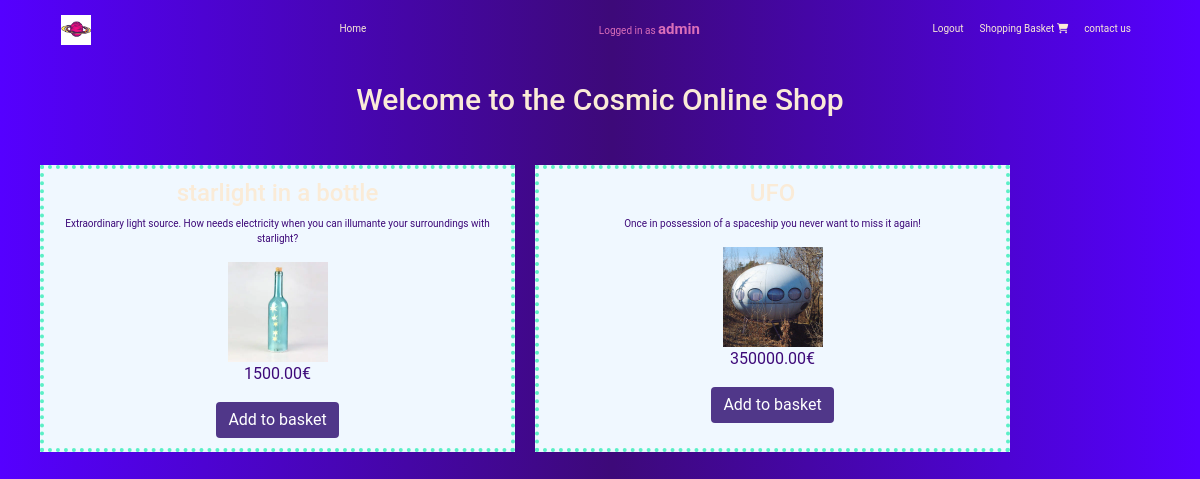
The page / (signed in) on the database its author committed.
### onlineshop/models.py (models this page shows)
class User(AbstractUser):
    pass

class Article (models.Model):
    title = models.CharField(max_length=64, null=True, blank=True)
    short_description = models.TextField(default=None, null=True, blank=True)
    description = models.TextField()
    details = models.TextField(default=None, null=True, blank=True)
    price = models.DecimalField(max_digits=64, decimal_places=2)
    image = models.ImageField(null=True, blank=True)

### onlineshop/views.py (the view)
# urls.py: path("", views.index, name="index"),
def index(request):
    return render (request, "onlineshop/index.html", {
        "articles": Article.objects.all()
    })

### onlineshop/templates/onlineshop/index.html (shortened to what this page needs)
{% extends "onlineshop/layout.html" %}
{% load static %}
{% block body %}
<div class="flex-container">
    <h1 id="welcome">Welcome to the Cosmic Online Shop</h1>
</div>
<br>
<div class="flex-container container article">
    <div class="row index">
        {% for article in articles %}
        <div class="col-lg-5 singleitem">
            <h4><a class="producttitle" href="{% url 'article_title' article.title %}">{{article.title}}</a> </h4>
            <p class="shortdescription">{{article.short_description}}</p>
            <a href="{% url 'article_title' article.title %}"><img class="productimage" src="{{article.image.url}}"
                    width="100px" height="100px"></a>
            <p class="productprice">{{article.price}}€</p>
            <button class="addbutton btn btn-primary add-btn">Add to basket
            </button>
        </div>
        {% endfor %}
    </div>
</div>
{% endblock%}

### onlineshop/templates/onlineshop/layout.html (shortened to what this page needs)
{% load static %}
<!DOCTYPE html>
<html lang="en">
<head>
    <link rel="stylesheet" href="https://stackpath.bootstrapcdn.com/bootstrap/4.4.1/css/bootstrap.min.css"
>
    <link rel="stylesheet" href="{% static 'onlineshop/styles.css' %}">
</head>
<body>
    <div class="container">
        <nav class="navbar navbar-expand-sm">
            <div class="navnavbar-header">
                <a class="navbar-brand" href="#">
                    <img src="{% static 'onlineshop/images/saturn.jpg' %}" width="30" height="30" alt="universe">
                </a>
            </div>
            <ul class="navbar-nav justify-content-left">
                <li class="nav-item">
                    <a class="nav-link" href="{% url 'index' %}">Home</a>
                </li>
            </ul>
            {% if user.is_authenticated %}
            <ul class="navbar-nav justify-content-center">
                <li class="nav-item mx-auto">
                    Logged in as <b style="font-size: 15px;">{{request.user.username}}</b>
                </li>
            </ul>
            {% endif %}
            <ul class="navbar-nav justify-content-right">
                {% if user.is_authenticated %}
                <li class="nav-item">
                    <a class="nav-link" href="{% url 'logout' %} ">Logout</a>
                </li>
                <li class="nav-item">
                    <a class="nav-link" href="{% url 'cart' %} ">Shopping Basket <i
                            class="fa-solid fa-cart-shopping"></i></a>
                </li>
                {% else %}
                <li class="nav-item">
                    <a class="nav-link" href="{% url 'login' %} ">Login</a>
                </li>
                {% endif %}
                <li class="nav-item">
                    <a class=" nav-link" href="{% url 'contact' %}">contact us</a>
                </li>
            </ul>
        </nav>
    </div>
    <br>
    {% block body %}
    {% endblock %}
</body>
</html>

### onlineshop/static/onlineshop/styles.css (style rules this page uses)
.navbar-nav { margin-left: auto; font-size: 10px; }
body { background-color: rgb(116, 110, 129); background: linear-gradient(90deg, rgba(85, 0, 255, 1) 0%, rgba(61, 9, 121, 1) 51%, rgba(85, 0, 255, 1) 100%); color: antiquewhite; font-family: 'Roboto', Courier, monospace; }
.nav-link { color: antiquewhite; list-style: none; }
.btn.btn-primary { background-color: rgb(80, 55, 137); border: none; }
#welcome { text-align: center; font-size: 30px; animation: animate, glow ease-in-out infinite alternate; animation-duration: 1s; }
.navbar-nav.justify-content-center { color: rgb(218, 110, 185); }
.container.article { padding-top: 5px; text-align: center; border-radius: none; background: none; color: antiquewhite; }
.singleitem { border: 4px dotted #5BF0C6; margin: 10px; padding-top: 10px; background-color: aliceblue; color: rgba(61, 9, 121, 1) }
.producttitle { color: antiquewhite; }
ul { margin-right: 0px; }
.shortdescription { font-size: 10px; }
.flex-container { display: flex; justify-content: center; text-align: center; flex-direction: column; }
.addbutton { text-align: center; margin-bottom: 10px; }

### rows shown on the page
User: user.username "admin"
Article: short_description "Extraordinary light source. How needs electricity when you can illumante your surroundings with starlight?", image (picture), price "1500.00"
Article: short_description "Once in possession of a spaceship you never want to miss it again!", image (picture), price "350000.00"
